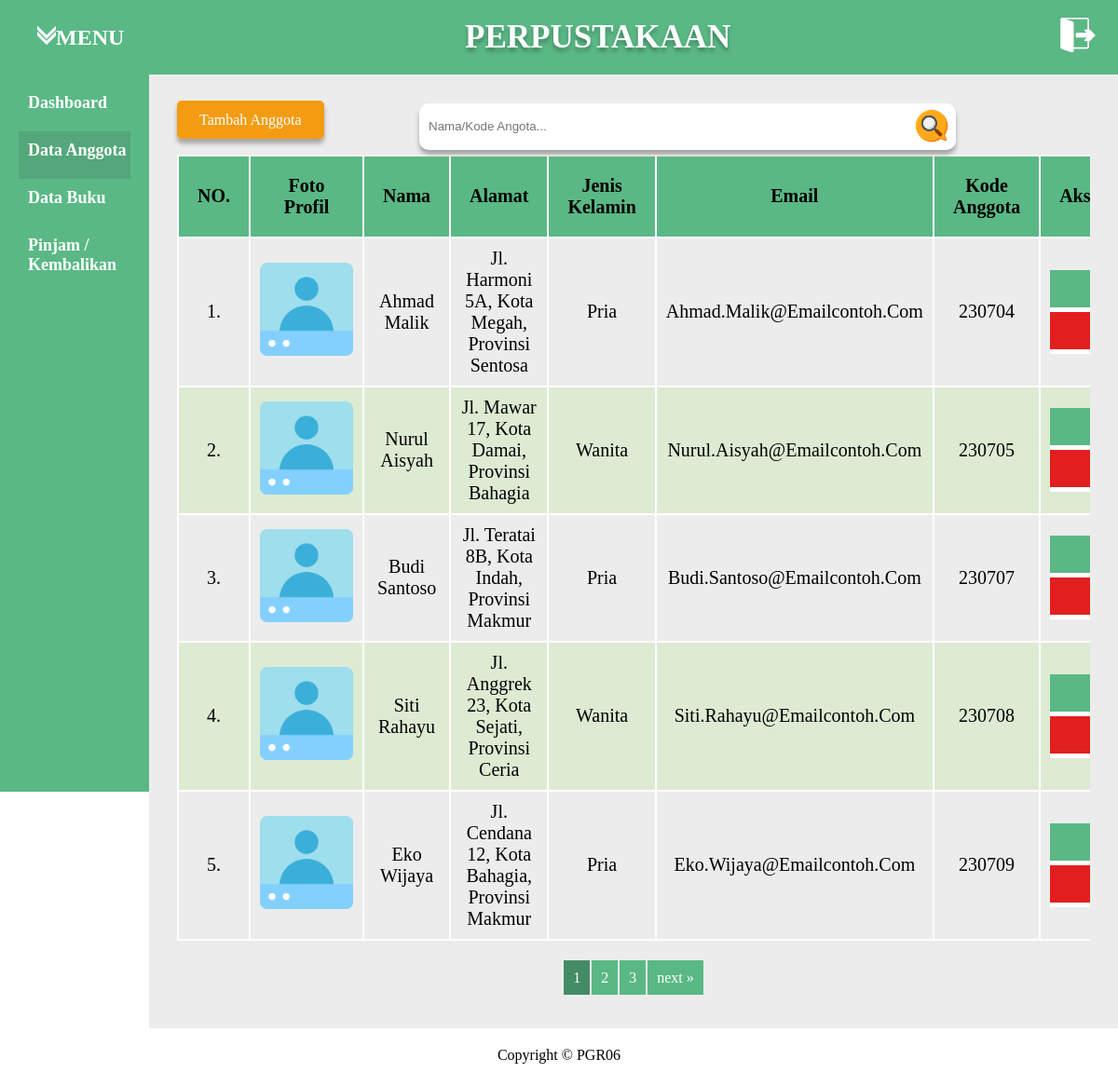
/dataAnggota.php (signed in), run on the app's committed database.
### tables this page shows
CREATE TABLE `anggota` (
  `foto` varchar(200) NOT NULL,
  `nama` varchar(200) NOT NULL,
  `alamat` varchar(200) NOT NULL,
  `gender` tinyint(1) NOT NULL,
  `email` varchar(191) NOT NULL,
  `formatKode` varchar(5) NOT NULL,
  `kode` int(11) NOT NULL
);

### functionphp.php (called while the page is built, shortened)
<?php
require 'koneksi.php';
function cariTabel($tableName, $key, $keySc)
{
    global $connection;
    $tampung = array();
    if ($tableName != 'anggota' && $tableName != 'buku') {
        $ambilData = mysqli_query($connection, "SELECT * FROM $tableName WHERE $keySc[0] LIKE '%$key%' OR $keySc[1] LIKE '%$key%'");
    } else {
        $ambilData = mysqli_query($connection, "SELECT * FROM $tableName WHERE $keySc[0] LIKE '%$key%' OR CONCAT($keySc[1], $keySc[2]) LIKE '%$key%'");
    }
    $jumlahData = 5;
    $totalData = mysqli_num_rows($ambilData);
    $jumlahHalaman = ceil($totalData / $jumlahData);
    $halamanAktif = isset($_GET["p"]) && isset($_POST['cari'])== '' ? $_GET["p"] : 1;
    $awalData = ($jumlahData * $halamanAktif) - $jumlahData;
    $jumlahLink = 2;
    $startno = ($halamanAktif > $jumlahLink) ? $halamanAktif - $jumlahLink : 1;
    $endno = ($halamanAktif < ($jumlahHalaman - $jumlahLink)) ? $halamanAktif + $jumlahLink : $jumlahHalaman;
    if ($tableName != 'anggota' && $tableName != 'buku') {
        $ambilData_perhalaman  = mysqli_query($connection, "SELECT * FROM $tableName WHERE $keySc[0] LIKE '%$key%' OR $keySc[1] LIKE '%$key%' LIMIT $awalData, $jumlahData");
        if ($tableName == 'pinjamkem') {
            $ambilData_perhalaman  = mysqli_query($connection, "SELECT * FROM $tableName WHERE $keySc[0] LIKE '%$key%' OR $keySc[1] LIKE '%$key%'  ORDER BY statusP ASC LIMIT $awalData, $jumlahData");
        }
    } else {
        $ambilData_perhalaman = mysqli_query($connection, "SELECT * FROM $tableName WHERE $keySc[0] LIKE '%$key%' OR CONCAT($keySc[1], $keySc[2]) LIKE '%$key%' LIMIT $awalData, $jumlahData");
    }
    $tampung['jh'] = $jumlahHalaman;
    $tampung['ha'] = $halamanAktif;
    $tampung['ad'] = $awalData;
    $tampung['data'] = $ambilData_perhalaman;
    $tampung['startno'] = $startno;
    $tampung['endno'] = $endno;
    return $tampung;
}

### dataAnggota.php (the view, shortened to what this page needs)
<?php
require 'functionphp.php';
$activePage = 'dataAnggota';
$tableName = "anggota";
$keySc = ['nama', 'formatKode', 'kode'];
if(isset($_POST['cari'])){
    $key = $_POST['key'];
    $_SESSION['key'] = $key;
}elseif (isset($_SESSION['key']) && empty($_GET['p'])) {
    unset($_SESSION['key']);
    $key = '';
}
else{
    $key = isset($_SESSION['key']) ? $_SESSION['key'] : '';
}
$data = cariTabel($tableName,$key,$keySc);
$jumlahHalaman = $data['jh'];
$halamanAktif = $data['ha'];
$awalData = $data['ad'];
$ambilData_perhalaman = $data['data'];
$startno = $data['startno'];
$endno = $data['endno'];
?>
<!DOCTYPE html>
<html lang="en">
<head>
    <link rel="stylesheet" href="style.css">
</head>
<body onload=" geserContain('togel', 'kosong')">
    <?php include 'menu.php'; ?>
    <main class="container-dashboard" id="kosong">
        <div class="container-anggota">
            <div class="div-tombol">
                <a href="tambahAnggota.php">Tambah Anggota</a>
            </div>
            <div class="div-carianggota">
                <form action="" method="post" id="cari-agt">
                    <input type="search" name="key" value="<?= $key ?>" placeholder="Nama/Kode Angota...">
                    <button type="" name="cari" value="cari data" alt="" id="cari"> <img src="aset/gambar/icons8-search-64.png" alt="Search"></button>
                </form>
            </div>
        </div>
        <div class="div-table">
            <table class="table">
                <tr class="tr-head">
                    <th>NO.</th>
                    <th>Foto profil</th>
                    <th>Nama</th>
                    <th>Alamat</th>
                    <th>Jenis Kelamin</th>
                    <th>Email</th>
                    <th>Kode Anggota</th>
                    <th>Aksi</th>
                </tr>
                <?php $no = $awalData+1; ?>
                <?php foreach ($ambilData_perhalaman as $da) : ?>
                    <tr class="tr-body">
                        <td class="td-no"><?= $no . '.'; ?></td>
                        <td><img width="100" src="aset/gambar/database/<?= $da["foto"]; ?>" alt=""></td>
                        <td><?= $da["nama"]; ?></td>
                        <td><?= $da["alamat"]; ?></td>
                        <?php $gender = "Pria"; ?>
                        <?php if ($da["gender"] == 0) {
                            $gender = "Wanita";
                        } ?>
                        <td><?= $gender; ?></td>
                        <td><?= $da["email"] ?></td>
                        <td><?= $da["formatKode"] . $da["kode"] ?></td>
                        <td class="aksi">
                            <a href="editAnggota.php?kode=<?= $da['kode']; ?>"><img src="aset/gambar/edit.png" alt=""></a>
                            <a id="hapus" href="hapus.php?kode=<?= $da['kode']; ?> " onclick="return confirm('Apakah anda yakin ingin menghapus data\n dengan KODE ANGGOTA =[ <?= $da['formatKode'] . $da['kode'] ?> ]?')"></a>
                        </td>
                    </tr>
                    <?php $no++ ?>
                <?php endforeach; ?>
            </table>
        </div>
        <div class="div-nextpage">
            <?php for ($i = $startno; $i <= $endno; $i++) : ?>
                <?php if ($i == $halamanAktif) : ?>
                    <div><a class="next-page colordarkGreen" href="?p=<?= $i ?>"><?= $i; ?></a></div>
                <?php else : ?>
                    <div><a class="next-page colorGreen" href="?p=<?= $i ?>"><?= $i; ?></a></div>
                <?php endif; ?>
            <?php endfor; ?>
            <?php if ($halamanAktif < $jumlahHalaman) : ?>
                <div>
                    <a class="next-page colorGreen" href="?p=<?= $halamanAktif +1 ?>">
                    next &raquo;
                    </a>
                </div>
            <?php endif; ?>
        </div>
    </main>
    <?php include 'footer.php'; ?>
</body>
</html>

### menu.php (shortened to what this page needs)
<nav class="nav-dashboard" id="nav-ds">
    <div>
        <div class="div-drop">
            <label for="togel" id="icon-drop"><img src="aset/gambar/icons8-downward-64.png" alt=""></label>
            <label for="togel">MENU</label>
            <div class="menu-drop" id="menu">
                <ul class="list">
                    <li <?= isset($activePage) && $activePage === 'dashboard' ? 'class="active"' : ''; ?>>
                        <a href="dashboard.php">Dashboard</a>
                    </li>
                    <li <?= isset($activePage) && $activePage === 'dataAnggota' ? 'class="active"' : ''; ?>>
                        <a href="dataAnggota.php">Data Anggota</a>
                    </li>
                    <li <?= isset($activePage) && $activePage === 'dataBuku' ? 'class="active"' : ''; ?>>
                        <a href="dataBuku.php">Data Buku</a>
                    </li>
                    <li <?= isset($activePage) && $activePage === 'pinjamKembalikan' ? 'class="active"' : ''; ?>>
                        <a href="pinjamDanKembalikan.php">Pinjam / Kembalikan </a>
                    </li>
                </ul>
            </div>
        </div>
        <div class="li-nav logo-dashboard" id="logo"><a href="">PERPUSTAKAAN</a></div>
        <div class="logout"><a href="logout.php" onclick="return confirm('Apakah yakin anda ingin LOGOUT?')"><img src="aset/gambar/Logo_Perpustakaan_4.png" alt=""></a></div>
    </div>
</nav>

### footer.php
<div class="footer">
    <footer class="footer-home">
        <p>Copyright © PGR06</p>
    </footer>
</div>

### style.css (style rules this page uses)
* { margin: 0; padding: 0; box-sizing: border-box; scroll-behavior: smooth; }
.li-nav { color: #5AB885; padding: 10px; font-size: 40px; font-weight: bold; text-shadow: 0 4px 4px #0000004a; }
body { overflow-x: hidden; }
.nav-dashboard { background-color: #5AB885; position: fixed; width: 100%; z-index: 1; }
.nav-dashboard div { display: flex; justify-content: space-between; align-items: center; padding: 10px 20px; }
label { color: #FFFFFF; font-weight: bold; font-size: x-large; cursor: pointer; }
label img { max-width: 20px; }
#togel, #menu { display: none; }
.menu-drop { max-width: 160px; background-color: #5AB885; position: fixed; display: none; height: 100vh; left: 0; top: 50px; padding-top: 40px !important; }
.list { list-style-type: none; font-size: 18px; }
.active { background-color: #54A77A; }
.list li { padding: 10px 0 20px 10px; }
.list li a { text-decoration: none; color: #FFFFFF; font-weight: bold; }
#togel:checked~#menu { display: inline-flex; align-items: start; }
#icon-drop { display: none; }
#togel:checked~#icon-drop { display: inline-block; position: relative; }
#logo { font-size: 35px; }
.logo-dashboard a, .logout a { color: #FFFFFF; text-decoration: none; }
.logout { border-radius: 10px; transition: 0.5s; padding: 0 !important; }
.logout img { width: 50px; }
.logout a { font-weight: bold; font-size: x-large; }
.container-dashboard { position: relative; top: 70px; max-width: 100%; background-color: #ECECEC; min-height: 100vh; overflow: hidden; margin-bottom: 80px; }
.container-anggota { display: flex; justify-content: space-between; padding: 30px 30px 5px; flex-wrap: wrap; }
.div-tombol { padding-top: 20px; }
.container-anggota .div-tombol a { text-decoration: none; color: #FFFFFF; background-color: #F39C12; padding: 1vw 2vw; border-radius: 5px; box-shadow: 0 5px 5px 0px #a5a5a5; transition: ease-in-out 0.8s; }
.div-carianggota { width: 60vw; }
.div-carianggota input { width: 80%; height: 50px; padding: 0 10px; border-radius: 10px; border: none; box-shadow: 0 5px 5px 0px #a5a5a5; }
.div-carianggota button { display: inline-block; width: 40px; position: relative; top: 15px; left: -50px; transition: 0.5s; box-shadow: none; background-color: transparent; border: unset; }
.div-carianggota img { width: inherit; cursor: pointer; }
.div-table { overflow-x: auto; margin: 0 30px; background-color: #FFFFFF; margin-bottom: 30px; }
table, th, td { border: 2px solid #fffefe; border-collapse: collapse; text-align: center; text-transform: capitalize; }
th { padding: 20px; }
td { padding: 10px; }
.table { width: 100%; box-shadow: 0 5px 5px 0px #a5a5a5; font-size: 20px; }
tr:nth-child(odd) { background-color: #70ad473d; }
.tr-head { background-color: #5AB885 !important; }
.tr-body { background-color: #ECECEC; }
.tr-body .aksi a { text-decoration: none; color: #FFFFFF; background-color: #5AB885; border-bottom: 5px solid #FFFFFF; padding: 10px 20px; line-height: 20px; text-align: center; display: block; transition: ease-in-out 0.8s; font-weight: bold; }
.tr-body .aksi a[id="hapus"] { background-color: #E21F1F; }
.div-nextpage { height: 8vh; display: flex; justify-content: center; }
.div-nextpage div { margin: 1px; }
.next-page { padding: 10px; text-decoration: none; color: #FFFFFF; }
.colordarkGreen { background-color: #448c65; }
.colorGreen { background-color: #5AB885; }
.footer-home { box-sizing: border-box; background-color: #ffffff; position: relative; left: 0; bottom: 0; width: 100vw; padding: 10px; text-align: center; }

### data on the page
anggota: foto (picture), nama "Ahmad Malik", alamat "Jl. Harmoni 5A, Kota Megah, Provinsi Sentosa", gender "Pria", email "Ahmad.malik@emailcontoh.com", formatKode "23070", kode "4"
anggota: foto (picture), nama "Nurul Aisyah", alamat "Jl. Mawar 17, Kota Damai, Provinsi Bahagia", gender "Wanita", email "Nurul.aisyah@emailcontoh.com", formatKode "23070", kode "5"
anggota: foto (picture), nama "Budi Santoso", alamat "Jl. Teratai 8B, Kota Indah, Provinsi Makmur", gender "Pria", email "Budi.santoso@emailcontoh.com", formatKode "23070", kode "7"
anggota: foto (picture), nama "Siti Rahayu", alamat "Jl. Anggrek 23, Kota Sejati, Provinsi Ceria", gender "Wanita", email "Siti.rahayu@emailcontoh.com", formatKode "23070", kode "8"
anggota: foto (picture), nama "Eko Wijaya", alamat "Jl. Cendana 12, Kota Bahagia, Provinsi Makmur", gender "Pria", email "Eko.wijaya@emailcontoh.com", formatKode "23070", kode "9"
